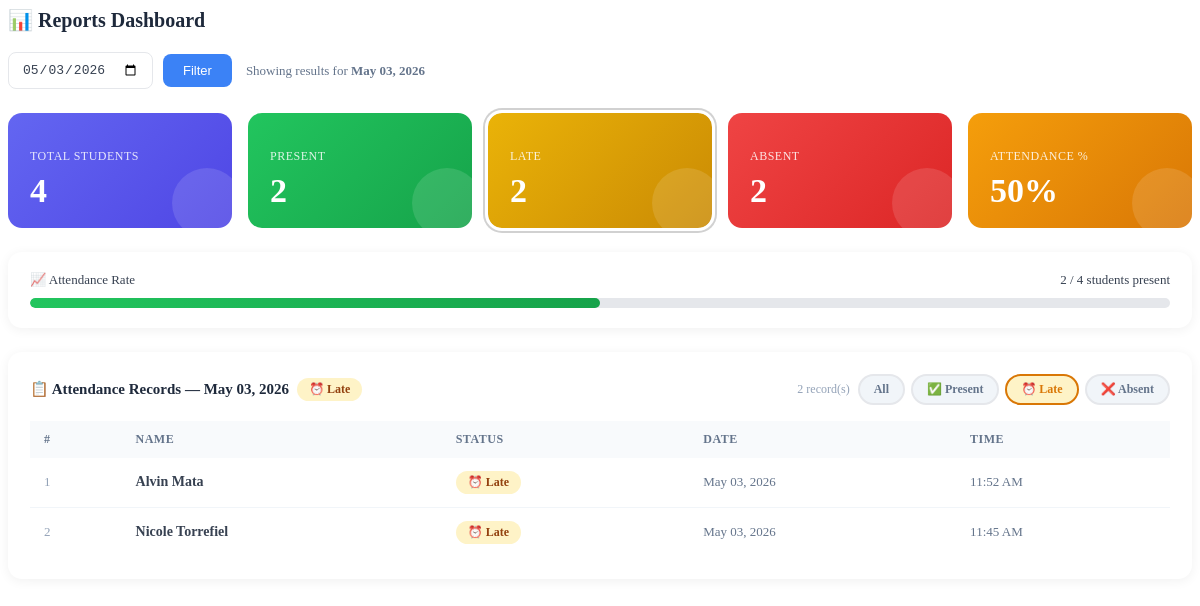
/pages/reports.php?page=reports&date=2026-05-03&status_filter=late, run on the app's committed database.
### tables this page shows
CREATE TABLE `attendance` (
  `id` int(11) NOT NULL,
  `student_id` int(11) NOT NULL,
  `scan_date` date NOT NULL,
  `scan_time` time NOT NULL,
  `status` enum('on_time','late') DEFAULT 'on_time',
  `date_added` datetime DEFAULT current_timestamp(),
  `created_at` datetime DEFAULT current_timestamp()
);

CREATE TABLE `users` (
  `id` int(11) NOT NULL,
  `fullname` varchar(255) NOT NULL,
  `email` varchar(255) NOT NULL,
  `role` enum('admin','teacher','student','parent') NOT NULL DEFAULT 'student',
  `password` varchar(255) NOT NULL,
  `date_added` datetime DEFAULT current_timestamp(),
  `parent_email` varchar(255) DEFAULT NULL,
  `qr_code` varchar(500) DEFAULT NULL,
  `qr_token` varchar(100) DEFAULT NULL
);

### pages/reports.php (the view, shortened to what this page needs)
<?php
include 'includes/db.php';
$date        = $_GET['date']          ?? date('Y-m-d');
$statusFilter = $_GET['status_filter'] ?? 'all';
$total = $conn->query("
    SELECT COUNT(*) AS total FROM users WHERE role='student'
")->fetch_assoc()['total'];
$present = $conn->query("
    SELECT COUNT(DISTINCT student_id) AS total
    FROM attendance
    WHERE status IN ('present', 'on_time', 'late')
      AND scan_date = '$date'
")->fetch_assoc()['total'];
$late = $conn->query("
    SELECT COUNT(DISTINCT student_id) AS total
    FROM attendance
    WHERE status = 'late'
      AND scan_date = '$date'
")->fetch_assoc()['total'];
$absent = $conn->query("
    SELECT COUNT(*) AS total FROM users
    WHERE role = 'student'
      AND id NOT IN (
          SELECT DISTINCT student_id
          FROM attendance
          WHERE scan_date = '$date'
            AND status IN ('present', 'on_time', 'late')
      )
")->fetch_assoc()['total'];
$percentage     = $total > 0 ? round(($present / $total) * 100) : 0;
$formatted_date = date('F d, Y', strtotime($date));
$statusWhere = '';
if ($statusFilter === 'present') {
    $statusWhere = "AND attendance.status IN ('present', 'on_time')";
} elseif ($statusFilter === 'late') {
    $statusWhere = "AND attendance.status = 'late'";
} elseif ($statusFilter === 'absent') {
    $statusWhere = '__absent__';
}
if ($statusFilter === 'absent') {
    $records = $conn->query("
        SELECT users.fullname,
               'absent' AS status,
               '$date'  AS scan_date,
               NULL     AS scan_time
        FROM users
        WHERE users.role = 'student'
          AND users.id NOT IN (
              SELECT DISTINCT student_id
              FROM attendance
              WHERE scan_date = '$date'
                AND status IN ('present', 'on_time', 'late')
          )
        ORDER BY users.fullname ASC
    ");
} else {
    $records = $conn->query("
        SELECT users.fullname,
               attendance.status,
               attendance.scan_date,
               attendance.scan_time
        FROM users
        INNER JOIN attendance
               ON attendance.student_id = users.id
              AND attendance.scan_date  = '$date'
              $statusWhere
        WHERE users.role = 'student'
        ORDER BY attendance.scan_time DESC
    ");
}
?>
<div class="section-title">📊 Reports Dashboard</div>
<form method="GET" class="filter-bar">
    <input type="date" name="date" value="<?= htmlspecialchars($date) ?>">
    <button type="submit" class="filter-btn">Filter</button>
    <span class="filter-label">Showing results for <strong><?= $formatted_date ?></strong></span>
</form>
<div class="stat-cards">
    <div class="stat-card indigo <?= $statusFilter==='all'?'active-filter':'' ?>"
         onclick="applyStatusFilter('all')">
        <h4>Total Students</h4>
        <div class="stat-value"><?= $total ?></div>
    </div>
    <div class="stat-card green <?= $statusFilter==='present'?'active-filter':'' ?>"
         onclick="applyStatusFilter('present')">
        <h4>Present</h4>
        <div class="stat-value"><?= $present ?></div>
    </div>
    <div class="stat-card yellow <?= $statusFilter==='late'?'active-filter':'' ?>"
         onclick="applyStatusFilter('late')">
        <h4>Late</h4>
        <div class="stat-value"><?= $late ?></div>
    </div>
    <div class="stat-card red <?= $statusFilter==='absent'?'active-filter':'' ?>"
         onclick="applyStatusFilter('absent')">
        <h4>Absent</h4>
        <div class="stat-value"><?= $absent ?></div>
    </div>
    <div class="stat-card amber">
        <h4>Attendance %</h4>
        <div class="stat-value"><?= $percentage ?>%</div>
    </div>
</div>
<div class="progress-section">
    <div class="ps-label">
        <span>📈 Attendance Rate</span>
        <span><?= $present ?> / <?= $total ?> students present</span>
    </div>
    <div class="progress-wrap">
        <div class="progress-fill" style="width:<?= $percentage ?>%;"></div>
    </div>
</div>
<div class="table-card">
    <div class="card-header">
        <div class="card-header-left">
            📋 Attendance Records — <?= $formatted_date ?>
            <?php if($statusFilter !== 'all'): ?>
                <span class="badge <?= $statusFilter === 'present' ? 'present' : ($statusFilter === 'late' ? 'late' : 'absent') ?>">
                    <?= $statusFilter === 'present' ? '✔ Present' : ($statusFilter === 'late' ? '⏰ Late' : '✖ Absent') ?>
                </span>
            <?php endif; ?>
        </div>
        <div class="card-header-right">
            <span class="record-count"><?= $records ? $records->num_rows : 0 ?> record(s)</span>
            <div class="status-tabs">
                <a class="stab <?= $statusFilter==='all'    ?'s-all':''     ?>"
                   href="?page=reports&date=<?= $date ?>&status_filter=all">All</a>
                <a class="stab <?= $statusFilter==='present'?'s-present':'' ?>"
                   href="?page=reports&date=<?= $date ?>&status_filter=present">✅ Present</a>
                <a class="stab <?= $statusFilter==='late'   ?'s-late':''    ?>"
                   href="?page=reports&date=<?= $date ?>&status_filter=late">⏰ Late</a>
                <a class="stab <?= $statusFilter==='absent' ?'s-absent':''  ?>"
                   href="?page=reports&date=<?= $date ?>&status_filter=absent">❌ Absent</a>
            </div>
        </div>
    </div>
    <table class="data-table">
        <thead>
            <tr>
                <th>#</th>
                <th>Name</th>
                <th>Status</th>
                <th>Date</th>
                <th>Time</th>
            </tr>
        </thead>
        <tbody>
        <?php if ($records && $records->num_rows > 0):
            $row = 1;
            while ($r = $records->fetch_assoc()):
                $s = $r['status'];
        ?>
            <tr>
                <td style="color:#94a3b8;font-size:13px;"><?= $row++ ?></td>
                <td><strong><?= htmlspecialchars($r['fullname']) ?></strong></td>
                <td>
                    <?php if ($s === 'present' || $s === 'on_time'): ?>
                        <span class="badge present">✔ Present</span>
                    <?php elseif ($s === 'late'): ?>
                        <span class="badge late">⏰ Late</span>
                    <?php else: ?>
                        <span class="badge absent">✖ Absent</span>
                    <?php endif; ?>
                </td>
                <td style="color:#64748b;font-size:13px;">
                    <?= date('M d, Y', strtotime($r['scan_date'])) ?>
                </td>
                <td style="color:#64748b;font-size:13px;">
                    <?= ($s === 'absent' || empty($r['scan_time']) || $r['scan_time'] === '00:00:00')
                        ? '—'
                        : date('g:i A', strtotime($r['scan_time'])); ?>
                </td>
            </tr>
        <?php endwhile; ?>
        <?php endif; ?>
        </tbody>
    </table>
</div>

### pages/reports.php (style rules this page uses)
.section-title { font-size:20px; font-weight:600; color:#1e293b; margin-bottom:20px; display:flex; align-items:center; gap:8px; }
.filter-bar { display:flex; align-items:center; gap:10px; margin-bottom:24px; flex-wrap:wrap; }
.filter-bar input[type="date"] { padding:9px 13px; border:1px solid #e5e7eb; border-radius:8px; font-size:13px; color:#374151; background:#fff; outline:none; }
.filter-btn { background:#3b82f6; color:white; border:none; padding:9px 20px; border-radius:8px; font-size:13px; font-weight:500; cursor:pointer; transition:background 0.2s; }
.filter-label { font-size:13px; color:#64748b; margin-left:4px; }
.stat-cards { display:grid; grid-template-columns:repeat(auto-fit, minmax(170px,1fr)); gap:16px; margin-bottom:24px; }
.stat-card { border-radius:14px; padding:20px 22px; color:white; position:relative; overflow:hidden; cursor:pointer; transition:transform 0.18s, box-shadow 0.18s; }
.stat-card.active-filter { outline: 3px solid #fff; box-shadow:0 0 0 5px rgba(0,0,0,0.18); }
.stat-card::after { content:''; position:absolute; right:-10px; bottom:-10px; width:70px; height:70px; border-radius:50%; background:rgba(255,255,255,0.12); }
.stat-card.indigo { background:linear-gradient(135deg,#6366f1,#4f46e5); }
.stat-card.green { background:linear-gradient(135deg,#22c55e,#16a34a); }
.stat-card.red { background:linear-gradient(135deg,#ef4444,#dc2626); }
.stat-card.amber { background:linear-gradient(135deg,#f59e0b,#d97706); }
.stat-card.yellow { background:linear-gradient(135deg,#eab308,#ca8a04); }
.stat-card h4 { font-size:12px; font-weight:500; opacity:0.85; text-transform:uppercase; letter-spacing:0.5px; margin-bottom:10px; }
.stat-card .stat-value { font-size:34px; font-weight:700; line-height:1; }
.progress-section { background:#fff; border-radius:14px; padding:20px 22px; margin-bottom:24px; box-shadow:0 2px 12px rgba(0,0,0,0.06); }
.ps-label { display:flex; justify-content:space-between; font-size:13px; font-weight:500; color:#374151; margin-bottom:10px; }
.progress-wrap { background:#e5e7eb; border-radius:99px; overflow:hidden; height:10px; }
.progress-fill { background:linear-gradient(90deg,#22c55e,#16a34a); height:100%; border-radius:99px; transition:width 0.6s ease; }
.table-card { background:#fff; border-radius:14px; padding:22px; box-shadow:0 2px 12px rgba(0,0,0,0.06); }
.card-header { display:flex; align-items:center; justify-content:space-between; flex-wrap:wrap; gap:10px; margin-bottom:16px; }
.card-header-left { font-size:15px; font-weight:600; color:#1e293b; display:flex; align-items:center; gap:8px; }
.card-header-right { display:flex; align-items:center; gap:8px; flex-wrap:wrap; }
.status-tabs { display:flex; gap:6px; flex-wrap:wrap; }
.stab { padding:6px 14px; border-radius:99px; font-size:12px; font-weight:600; border:2px solid #e5e7eb; cursor:pointer; background:#f1f5f9; color:#64748b; text-decoration:none; transition:all 0.15s; display:inline-block; }
.stab.s-late { background:#fef3c7; color:#d97706; border-color:#d97706; }
.record-count { font-size:12px; color:#94a3b8; font-weight:500; }
.data-table { width:100%; border-collapse:collapse; }
.data-table th { background:#f8fafc; padding:11px 14px; font-size:12px; font-weight:600; text-transform:uppercase; letter-spacing:0.5px; color:#64748b; text-align:left; }
.data-table td { padding:13px 14px; font-size:14px; color:#374151; border-bottom:1px solid #f1f5f9; }
.data-table tr:last-child td { border-bottom:none; }
.badge { display:inline-flex; align-items:center; gap:4px; padding:4px 12px; border-radius:99px; font-size:12px; font-weight:600; }
.badge.late { background:#fef3c7; color:#92400e; }

### data on the page
attendance: student.fullname "Alvin Mata", status "⏰ Late", scan_date "May 03, 2026", scan_time "11:52 AM"
attendance: student.fullname "Nicole Torrefiel", status "⏰ Late", scan_date "May 03, 2026", scan_time "11:45 AM"

### other printed values
$formatted_date "May 03, 2026"
$total "4"
$present "2"
$late "2"
$absent "2"
$percentage "50"
$records->num_rows "2"
